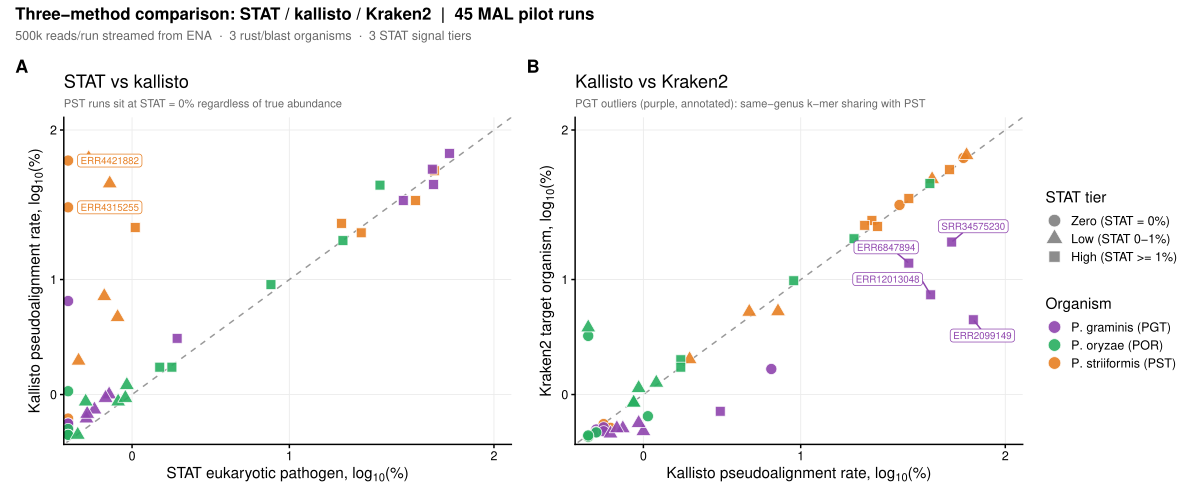

Write R code to recreate this figure.
#!/usr/bin/env Rscript
# Kraken2 pilot: three-way comparison STAT / kallisto / Kraken2
# Panel A: STAT euk_pct vs Kraken2  — shows the STAT blind spot
# Panel B: kallisto vs Kraken2      — validates Kraken2 against kallisto
# Run from crypt/: Rscript kraken/stat_comparison_pilot/figure_kraken.R

library(ggplot2)
library(dplyr)
library(ggrepel)
library(patchwork)

dat <- read.delim("kraken/stat_comparison_pilot/kraken_results.tsv", stringsAsFactors = FALSE) |>
  mutate(
    # total classified by Kraken2 (any of the 3 target organisms)
    # PGT reads cross-classify to PST (same-genus k-mer sharing), so
    # pct_classified is more appropriate than the organism-specific column
    kraken_pct = pct_classified,
    organism = case_when(
      grepl("striiformis", organism) ~ "P. striiformis (PST)",
      grepl("graminis",    organism) ~ "P. graminis (PGT)",
      grepl("oryzae",      organism) ~ "P. oryzae (POR)"
    ),
    tier = factor(tier, levels = c("zero", "low", "high"),
                  labels = c("Zero (STAT = 0%)", "Low (STAT 0-1%)", "High (STAT >= 1%)")),
    # label the two extreme PST blind-spot runs in panel A
    label_a = ifelse(organism == "P. striiformis (PST)" &
                       tier == "Zero (STAT = 0%)" & kraken_pct > 20, Run, NA),
    # label PGT high-tier in panel B (ref quality outliers)
    label_b = ifelse(organism == "P. graminis (PGT)" &
                       tier == "High (STAT >= 1%)" & kallisto_pct > 10, Run, NA)
  )

org_colours <- c(
  "P. striiformis (PST)" = "#e67e22",
  "P. graminis (PGT)"    = "#8e44ad",
  "P. oryzae (POR)"      = "#27ae60"
)

tier_shapes <- c(
  "Zero (STAT = 0%)"  = 21,
  "Low (STAT 0-1%)"   = 24,
  "High (STAT >= 1%)" = 22
)

log_scale <- list(
  scale_x_continuous(trans   = scales::log1p_trans(),
                     limits  = c(0, 110),
                     breaks  = c(1, 10, 100),
                     labels  = c("0", "1", "2"),
                     expand  = expansion(mult = c(0.01, 0.03))),
  scale_y_continuous(trans   = scales::log1p_trans(),
                     limits  = c(0, 110),
                     breaks  = c(1, 10, 100),
                     labels  = c("0", "1", "2"),
                     expand  = expansion(mult = c(0.01, 0.03))),
  coord_cartesian(xlim = c(0, 105), ylim = c(0, 105))
)

base_theme <- list(
  scale_fill_manual(values = org_colours, name = "Organism"),
  scale_shape_manual(values = tier_shapes, name = "STAT tier"),
  guides(fill  = guide_legend(override.aes = list(shape = 21, size = 4)),
         shape = guide_legend(override.aes = list(fill  = "grey50", size = 4))),
  theme_classic(base_size = 11),
  theme(
    legend.position  = "right",
    legend.key.size  = unit(0.9, "lines"),
    plot.subtitle    = element_text(size = 8, colour = "grey40"),
    plot.tag         = element_text(face = "bold"),
    panel.grid.major = element_line(colour = "grey92", linewidth = 0.3)
  )
)

# ── Panel A: STAT vs kallisto ─────────────────────────────────────────────────

pA <- ggplot(dat, aes(x = euk_pct, y = kallisto_pct,
                      fill = organism, shape = tier)) +
  geom_abline(slope = 1, intercept = 0, linetype = "dashed",
              colour = "grey60", linewidth = 0.5) +
  geom_point(size = 3.5, colour = "white", stroke = 0.4, alpha = 0.9) +
  geom_label_repel(aes(label = label_a), fill = "white", size = 2.4,
                   colour = "#e67e22", label.padding = 0.15,
                   box.padding = 0.4, max.overlaps = 20,
                   na.rm = TRUE, show.legend = FALSE) +
  log_scale +
  base_theme +
  labs(
    tag   = "A",
    x     = expression("STAT eukaryotic pathogen, log"[10] * "(%)"),
    y     = expression("Kallisto pseudoalignment rate, log"[10] * "(%)"),
    title = "STAT vs kallisto",
    subtitle = "PST runs sit at STAT = 0% regardless of true abundance"
  )

# ── Panel B: kallisto vs Kraken2 ─────────────────────────────────────────────

pB <- ggplot(dat, aes(x = kallisto_pct, y = kraken_pct,
                      fill = organism, shape = tier)) +
  geom_abline(slope = 1, intercept = 0, linetype = "dashed",
              colour = "grey60", linewidth = 0.5) +
  geom_point(size = 3.5, colour = "white", stroke = 0.4, alpha = 0.9) +
  geom_label_repel(aes(label = label_b), fill = "white", size = 2.4,
                   colour = "#8e44ad", label.padding = 0.15,
                   box.padding = 0.4, max.overlaps = 20,
                   na.rm = TRUE, show.legend = FALSE) +
  log_scale +
  base_theme +
  labs(
    tag   = "B",
    x     = expression("Kallisto pseudoalignment rate, log"[10] * "(%)"),
    y     = expression("Kraken2 target organism, log"[10] * "(%)"),
    title = "Kallisto vs Kraken2",
    subtitle = "PGT outliers (purple, annotated): same-genus k-mer sharing with PST"
  )

# ── Combine ───────────────────────────────────────────────────────────────────

combined <- pA + pB +
  plot_layout(guides = "collect") +
  plot_annotation(
    title    = "Three-method comparison: STAT / kallisto / Kraken2  |  45 MAL pilot runs",
    subtitle = "500k reads/run streamed from ENA  ·  3 rust/blast organisms  ·  3 STAT signal tiers",
    theme    = theme(
      plot.title    = element_text(size = 12, face = "bold"),
      plot.subtitle = element_text(size = 9,  colour = "grey40")
    )
  )

ggsave("kraken/stat_comparison_pilot/figure_kraken.pdf", combined, width = 12, height = 5)
ggsave("kraken/stat_comparison_pilot/figure_kraken.png", combined, width = 12, height = 5, dpi = 200)
cat("Written: kraken/stat_comparison_pilot/figure_kraken.pdf/.png\n")
